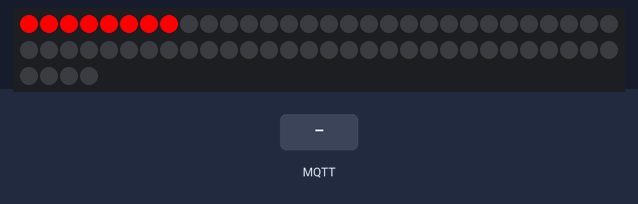
The program below on a simulated ESP32 board running MicroPython. Parts: 64 RGB LEDs in strip order, left to right, continuing on the next row. The inputs (shaded band) are chosen by the test bench. WiFi joins after 1.5 s; no MQTT or app messages arrive unless stated; what the program prints to the serial console is not drawn.

Above: at 0.01 s.
At 0.8 s:
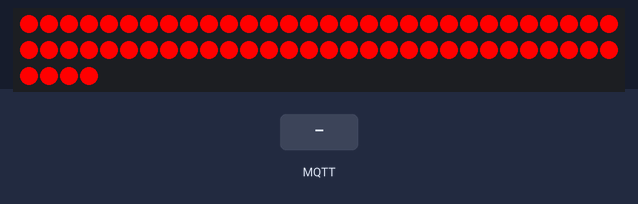
At 1.6 s:
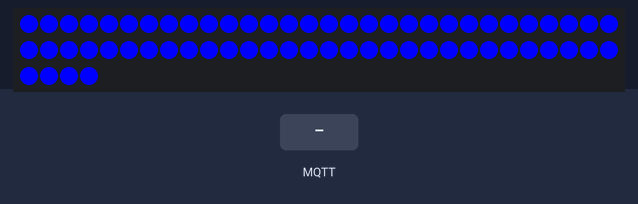
4.5 s: MQTT message "R" arrives on the first subscribed topic
6.0 s: MQTT message "C" arrives on the first subscribed topic
7.5 s: MQTT message "X" arrives on the first subscribed topic
Timing chart, 0 to 10.5 s (numbered marks = the images above; inputs shaded):
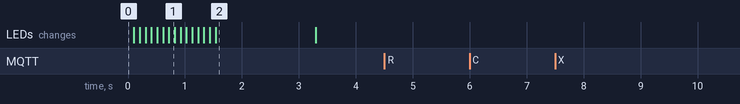

Measured:
- after the input at 4.5 s, every drawn part: stays the same
- after the input at 6.0 s, every drawn part: stays the same
- after the input at 7.5 s, every drawn part: stays the same
- what the display in image 2 shows lasts 1.8 s, from 1.5 s to 3.3 s

The program:

main.py
```python
from machine import Pin
from neopixel import NeoPixel
from neopix_matrix import NeoPixMatrix as NPM
from time import sleep
import wifi_mqtt as wm

N_ROW = 8
N_COL = 8
N_NEOPIX = N_ROW * N_COL
NEO_PIN = Pin(13)


def do_some_flashing():
    """
    This function iterates over each row of the NeoPixel matrix, sets the row to red,
    and then pauses for a short duration before moving to the next row. After all rows
    have been set to red, the function then iterates over each column of the NeoPixel
    matrix, sets the column to blue, and then pauses for a short duration before moving
    to the next column.

    Parameters:
    None

    Returns:
    None
    """
    for r in range(N_ROW):
        neo_mat.set_row(r, NPM.RED, show=True)
        sleep(0.1)
    for c in range(N_COL):
        neo_mat.set_col(c, NPM.BLUE, show=True)
        sleep(0.1)


def incoming(topic, message):
    def parse_check_message(message):
        """Parse and check the incoming message.

        Args:
            message (str): The incoming message in the format "R/C,rc_num,red,green,blue".

        Returns:
            tuple: A tuple containing row_col (str), rc_num (int), and a tuple of the color
                   (red, green, blue) if the message is valid.
            None: If the message is invalid.
        """
        message = message.decode("utf-8")  # bytes -> str
        try:
            row_col, rc_num, red, green, blue = message.split(",")
            row_col = row_col.upper()
            rc_num = int(rc_num)
            red = int(red)
            green = int(green)
            blue = int(blue)
            assert row_col in [
                "R",
                "C",
                "X",
            ], "Use R or C for row or column and X to clear."
            assert (
                0 <= rc_num < N_ROW
            ), f"Row/Col number out of range: 0 <= {rc_num} <= {N_ROW}."
            assert 0 <= red <= 255, f"Red out of range: 0 <= {red} <= 255."
            assert 0 <= green <= 255, f"Green out of range: 0 <= {green} <= 255."
            assert 0 <= blue <= 255, f"Blue out of range: 0 <= {blue} <= 255."
        except Exception as e:
            print(f"Error parsing message: {message} - {e}")
            return None, 0, (0, 0, 0)
        return row_col, rc_num, (red, green, blue)

    row_col, rc_num, color = parse_check_message(message)
    if row_col == "R":
        neo_mat.set_row(rc_num, color, show=True)
    elif row_col == "C":
        neo_mat.set_col(rc_num, color, show=True)
    elif row_col == "X":
        neo_mat.clear()


pixel_array = NeoPixel(NEO_PIN, N_NEOPIX)  # Create the NeoPixel "hardware"
neo_mat = NPM(
    pixel_array, N_ROW, N_COL
)  # Create the NeoPixel matrix, injecting the hardware

do_some_flashing()

wm.connect_mqtt_on_wifi(
    ssid="Wokwi-GUEST", listen_topic="wokwi-gijs", on_incoming=incoming
)

neo_mat.clear()

wm.mqtt_loop(forever=True)
```

neopix_matrix.py
```python
import neopixel


class NeoPixMatrix:
    BLUE = (0, 0, 255)
    CLEAR = (0, 0, 0)
    CYAN = (0, 255, 255)
    GREEN = (0, 255, 0)
    MAGENTA = (255, 0, 255)
    RED = (255, 0, 0)
    YELLOW = (255, 255, 0)

    def __init__(self, neo_pixels, n_rows, n_cols):
        """Initialize the NeoPixMatrix.

        Args:
            neo_pixels (neopixel.NeoPixel): The NeoPixel matrix.
            n_rows (int): The number of rows in the matrix.
            n_cols (int): The number of columns in the matrix.

        Returns:
            None
        """
        # Check the construction arguments
        assert isinstance(neo_pixels, neopixel.NeoPixel), "No NeoPixel matrix passed."
        assert 0 < n_rows <= 100, f"Illegal n_rows: {n_rows}."
        assert 0 < n_cols <= 100, f"Illegal n_cols: {n_cols}."
        assert n_rows * n_cols == neo_pixels.n, "N rows/cols does not match matrix."
        # Set our attributes.
        self.pix = neo_pixels
        self.n_rows = n_rows
        self.n_cols = n_cols

    def _row_col_to_n(self, row, col):
        """Convert row and column to a single index.

        Args:
            row (int): The row index.
            col (int): The column index.

        Returns:
            int: The single index corresponding to the row and column.
        """
        return row * self.n_cols + col

    def set_pix(self, row, col, color=(0, 0, 0), show=False):
        """Set the color of a specific pixel.

        Args:
            row (int): The row index of the pixel.
            col (int): The column index of the pixel.
            color (tuple, optional): The color to set the pixel to. Defaults to (0, 0, 0).
            show (bool, optional): Whether to update the display immediately. Defaults to False.

        Returns:
            None
        """
        self.pix[self._row_col_to_n(row, col)] = color
        if show:
            self.pix.write()

    def set_row(self, row, color=(0, 0, 0), show=False):
        """Set the color of an entire row.

        Args:
            row (int): The row index.
            color (tuple, optional): The color to set the row to. Defaults to (0, 0, 0).
            show (bool, optional): Whether to update the display immediately. Defaults to False.

        Returns:
            None
        """
        for c in range(self.n_cols):
            self.set_pix(row, c, color)
        if show:
            self.pix.write()

    def set_col(self, col, color=(0, 0, 0), show=False):
        """Set the color of an entire column.

        Args:
            col (int): The column index.
            color (tuple, optional): The color to set the column to. Defaults to (0, 0, 0).
            show (bool, optional): Whether to update the display immediately. Defaults to False.

        Returns:
            None
        """
        for r in range(self.n_rows):
            self.set_pix(r, col, color)
        if show:
            self.pix.write()

    def clear(self, show=True):
        """Clear the entire matrix by setting all pixels to the clear color.

        Args:
            show (bool, optional): Whether to update the display immediately. Defaults to True.

        Returns:
            None
        """
        self.pix.fill(self.CLEAR)
        if show:
            self.pix.write()
```

wifi_mqtt.py
```python
import binascii
import machine
import network
import time
from umqtt.simple import MQTTClient

BROKER = "broker.hivemq.com"

_mqtt_client = None  # Object holds our MQTT stuff.
_wifi = None  # Object represents the WiFi.


def wifi_connect(ssid, password=""):
    """Connect the board to WiFi as a station.

    Args:
        ssid (str): The SSID of the WiFi network.
        password (str, optional): The password for the WiFi network. Defaults to an empty string.

    Returns:
        None
    """
    global _wifi

    print("Connecting to WiFi...", end="")
    if _wifi:
        # Dispose of existing WiFi connection, if any.
        _wifi.active(False)

    _wifi = network.WLAN(network.STA_IF)  # Become a station
    _wifi.active(True)
    _wifi.connect(ssid, password)
    while not _wifi.isconnected():
        # Wait for connection
        time.sleep(0.5)
        print(".", end="")
    print(f"\nConnected to WiFi, ip={_wifi.ifconfig()[0]}")


def mqtt_connect(listen_topic, on_incoming, my_id=None):
    """Attach the board over WiFi to an MQTT broker.

    Args:
        listen_topic (str): The topic to listen to.
        on_incoming (function): The callback function to handle incoming messages.
        my_id (str, optional): The client ID for the MQTT connection. Defaults to None.

    Returns:
        None
    """
    global _mqtt_client

    print(f"Connecting to MQTT broker: {BROKER}.")
    assert _wifi.isconnected(), "WiFi is not connected."

    if my_id is None:
        # Provide default id from mac address
        my_id = b"SensAms-" + binascii.hexlify(machine.unique_id())

    _mqtt_client = MQTTClient(my_id, BROKER)

    if on_incoming is not None:
        _mqtt_client.set_callback(on_incoming)

    _mqtt_client.connect()
    _mqtt_client.subscribe(listen_topic)
    print(f"MQTT connected to {BROKER} and subscribed to {listen_topic} !")


def mqtt_loop(forever=False):
    """Check MQTT and run the callback when a message is waiting.

    Args:
        forever (bool, optional): If True, the loop will run indefinitely. Defaults to False.

    Returns:
        None
    """
    assert _mqtt_client is not None, f"Connect to {BROKER} first."
    _mqtt_client.check_msg()
    while forever:
        _mqtt_client.wait_msg()


def connect_mqtt_on_wifi(
    ssid, password="", listen_topic="#", on_incoming=None, my_id=None
):
    """Connect to WiFi and attach to MQTT in one call.

    Args:
        ssid (str): The SSID of the WiFi network.
        password (str, optional): The password for the WiFi network. Defaults to an empty string.
        listen_topic (str, optional): The topic to listen to. Defaults to "#".
        on_incoming (function, optional): The callback function to handle incoming messages. Defaults to None.
        my_id (str, optional): The client ID for the MQTT connection. Defaults to None.

    Returns:
        None
    """
    wifi_connect(ssid, password)
    mqtt_connect(listen_topic, on_incoming, my_id)
```
